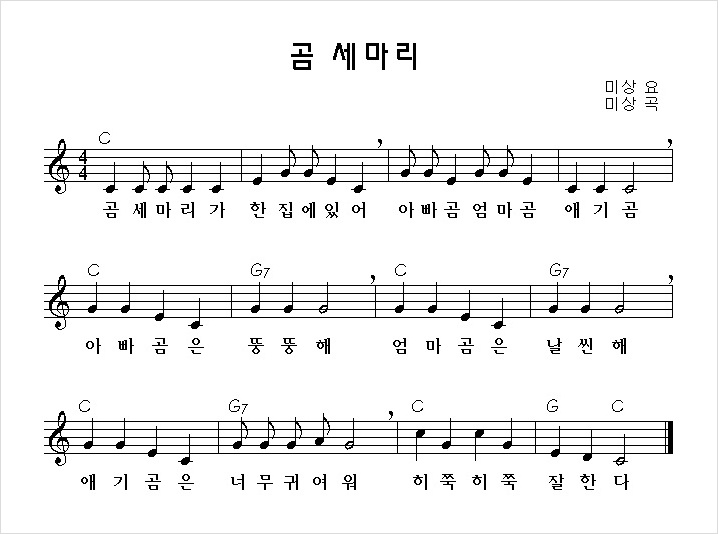
#> input picture images/bears.jpg, 718 x 534 px, found by its file name
$ python houghlines.py
#> lines starting #> are read from the running program, lines starting #| are printed output that depends on the picture; after the words box and inside, x2 and y2 are one past the last pixel; in counts of white or black regions, pixels touching at a corner belong together; long printed decimals are rounded
import cv2
import numpy as np
from matplotlib import pyplot as plt

# imageload method
def imageLoad(src):
#> called with src = './images/bears.jpg'
    image = cv2.imread(src, cv2.IMREAD_GRAYSCALE)
#> image is the input picture: shape (534, 718); min 0, max 255, mean 241.2
    return image

# 이미지 이진화
def binaryTo(src):
    # 단순 이진화
    ret, output = cv2.threshold(src, 120, 255, cv2.THRESH_BINARY)

    return output

src = "./images/bears.jpg"
src = imageLoad(src)

src2 = src.copy()
h, w = src.shape[:2]
#> h = 534; w = 718

edges = cv2.Canny(src, 100, 200)
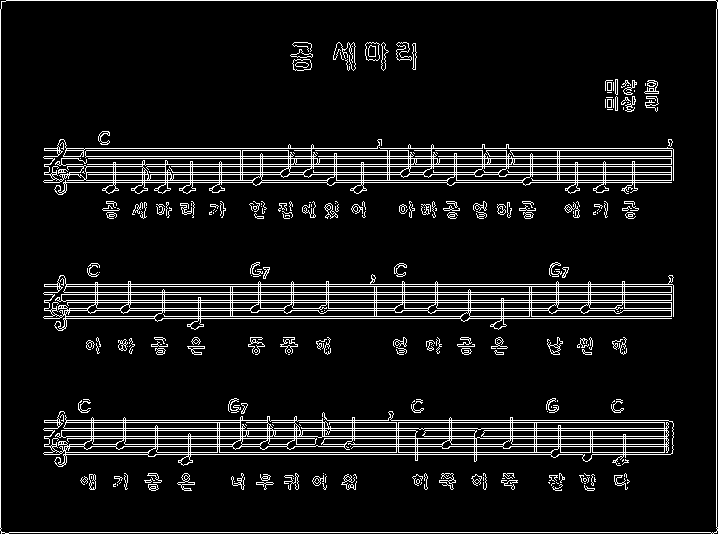
#> edges: shape (534, 718); 8.1% white in thin lines or dots
sobelx = cv2.Sobel(src, -1, 1, 0, ksize = 1)
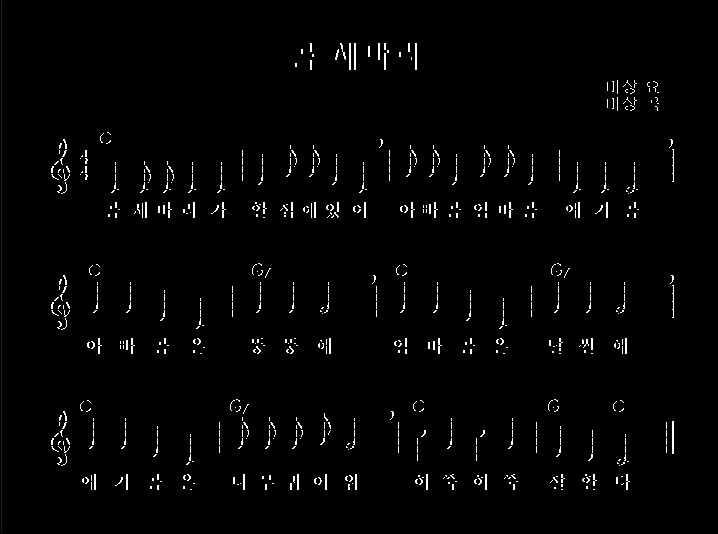
#> sobelx: shape (534, 718); min 0, max 255, mean 4.4
sobely = cv2.Sobel(src, -1, 0, 1, ksize = 1)
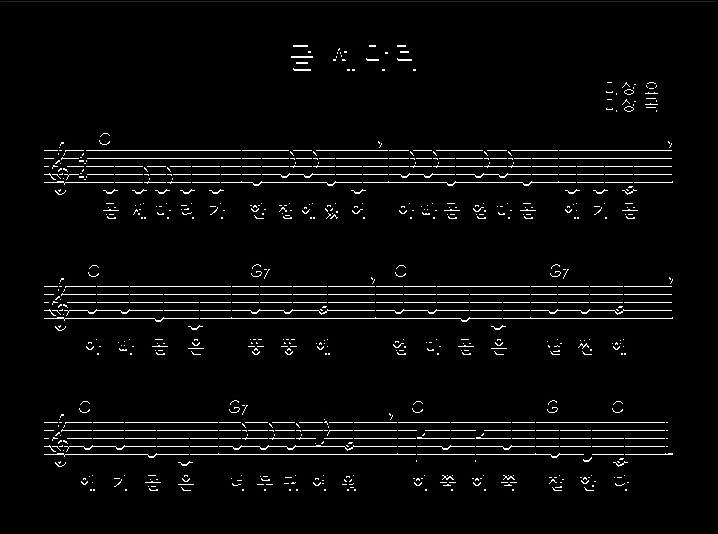
#> sobely: shape (534, 718); min 0, max 255, mean 8.7
cv2.imshow("edges", edges)
cv2.imshow("sobelx", sobelx)
cv2.imshow("sobely", sobely)

lines = cv2.HoughLines(sobely, 1, np.pi/180, 500)
#> lines = 22 rows, first 8: [1, 1.57], [318, 1.57], [286, 1.57], [294, 1.57], [454, 1.57], [158, 1.57], [302, 1.57], [182, 1.57]
fiveline = []
for line in lines:
    print(line)
    fiveline.append(line[0][0])
    r, theta = line[0]
    tx, ty = np.cos(theta), np.sin(theta)
    x0, y0 = tx*r, ty*r
    cv2.circle(src2, (abs(x0), abs(y0)), 3, 0, -1)

    x1, y1 = int(x0 + w*(-ty)), int(y0 + h * tx)
    x2, y2 = int(x0 - w*(-ty)), int(y0 - h * tx)

    cv2.line(src2, (x1, y1), (x2, y2), 0, 1)
#> this loop made 22 passes
#> (line, r, x0, y0, y1, y2) on passes 1 to 12: ([[1, 1.57]], 1, -4.37e-08, 1, 0, 1), ([[318, 1.57]], 318, -1.39e-05, 318, 317, 318), ([[286, 1.57]], 286, -1.25e-05, 286, 285, 286), ([[294, 1.57]], 294, -1.29e-05, 294, 293, 294), ([[454, 1.57]], 454, -1.98e-05, 454, 453, 454), ([[158, 1.57]], 158, -6.91e-06, 158, 157, 158), ([[302, 1.57]], 302, -1.32e-05, 302, 301, 302), ([[182, 1.57]], 182, -7.96e-06, 182, 181, 182), ([[430, 1.57]], 430, -1.88e-05, 430, 429, 430), ([[150, 1.57]], 150, -6.56e-06, 150, 149, 150), ([[422, 1.57]], 422, -1.84e-05, 422, 421, 422), ([[438, 1.57]], 438, -1.91e-05, 438, 437, 438)
#| [[1.        1.571]]
#| [[318.          1.571]]
#| [[286.          1.571]]
#| [[294.          1.571]]
#| [[454.          1.571]]
#| [[158.          1.571]]
#| [[302.          1.571]]
#| [[182.          1.571]]
#> (further printed lines are left out)
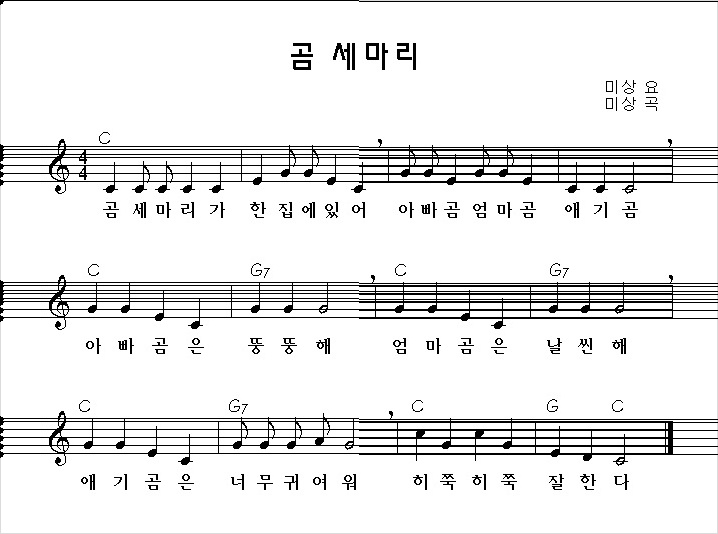
#> src2: shape (534, 718); 3.17% of pixels changed, all inside (x1, y1, x2, y2) = (0, 0, 718, 458)
#> after the loop, fiveline = [1, 318, 286, 294, 454, 158, 302, 182, 430, 150, 422, 438, 166, 174, 310, 446, 147, 283, 291, 419, 155, 299]

for i in range(len(fiveline)):
    src[int(fiveline[i])] = 255
#> this loop made 22 passes
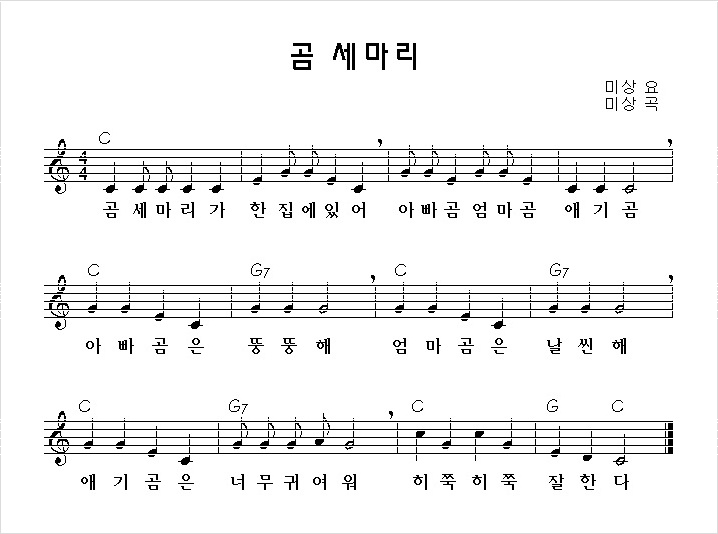
#> src: shape (534, 718); 0.78% of pixels changed, all inside (x1, y1, x2, y2) = (0, 1, 718, 455)

print(fiveline)
#| [1.0, 318.0, 286.0, 294.0, 454.0, 158.0, 302.0, 182.0, 430.0, 150.0, 422.0, 438.0, 166.0, 174.0, 310.0, 446.0, 147.0, 283.0, 291.0, 419.0, 155.0, 299.0]
merged = np.hstack((src, src2))
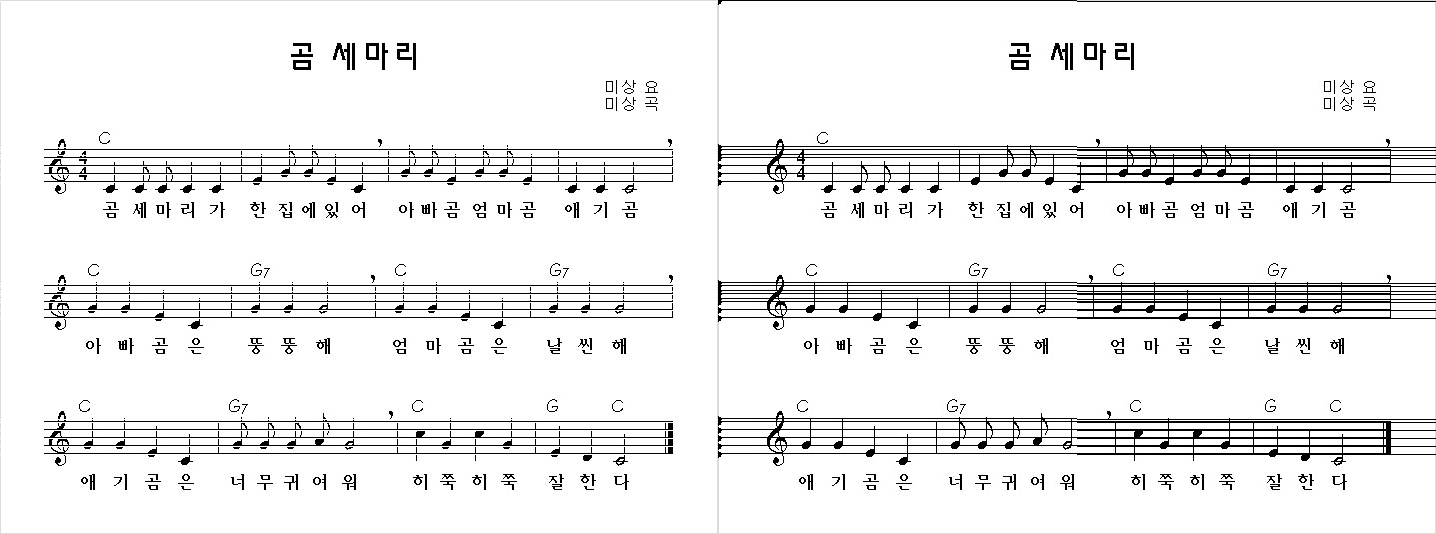
#> merged: shape (534, 1436); min 0, max 255, mean 237.9
cv2.imshow("merged", merged)
# cv2.imshow("canny", edges)
cv2.waitKey(0)
cv2.destroyAllWindows()

$ run again, with images/navi2.jpg copied over images/bears.jpg
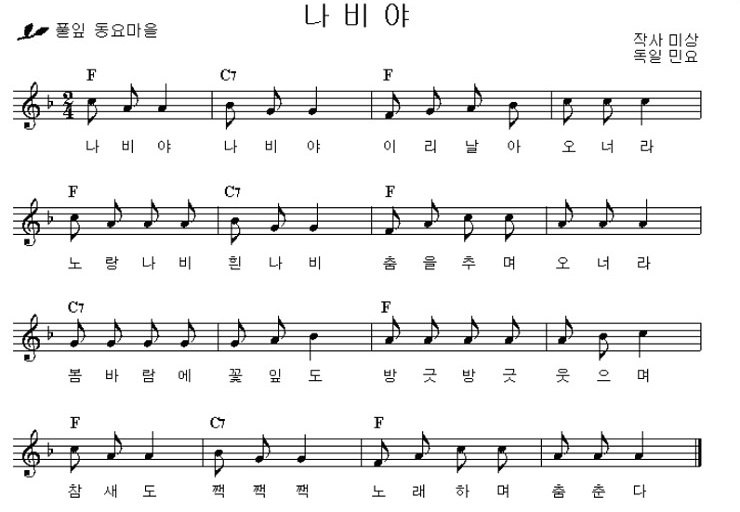
#> input picture images/navi2.jpg, 740 x 512 px, found by its file name
#> in imageLoad, image is the input picture: shape (512, 740); min 0, max 255, mean 237.7
#> edges: shape (512, 740); 9.8% white in thin lines or dots
#> lines = 24 rows, first 8: [351, 1.57], [235, 1.57], [460, 1.57], [468, 1.57], [120, 1.57], [345, 1.57], [92, 1.57], [229, 1.57]
#> the loop `for line in lines:` made 24 passes
#> (line, r, x0, y0, y1, y2) on passes 1 to 8: ([[351, 1.57]], 351, -1.53e-05, 351, 350, 351), ([[235, 1.57]], 235, -1.03e-05, 235, 234, 235), ([[460, 1.57]], 460, -2.01e-05, 460, 459, 460), ([[468, 1.57]], 468, -2.05e-05, 468, 467, 468), ([[120, 1.57]], 120, -5.25e-06, 120, 119, 120), ([[345, 1.57]], 345, -1.51e-05, 345, 344, 345), ([[92, 1.57]], 92, -4.02e-06, 92, 91, 92), ([[229, 1.57]], 229, -1e-05, 229, 228, 229)
#> (printed output is left out)
#> after the loop `for line in lines:`:
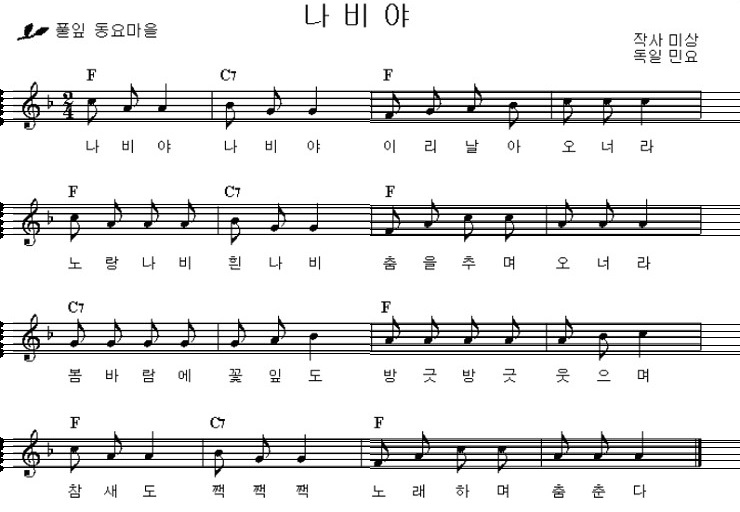
#> src2: shape (512, 740); 4.75% of pixels changed, all inside (x1, y1, x2, y2) = (0, 89, 740, 472)
#> after the loop `for line in lines:`: fiveline = [351, 235, 460, 468, 120, 345, 92, 229, 208, 331, 440, 112, 447, 106, 324, 214, 99, 222, 454, 337, 354, 122, 442, 205]
#> the loop `for i in range(len(fiveline)):` made 24 passes
#| [351.0, 235.0, 460.0, 468.0, 120.0, 345.0, 92.0, 229.0, 208.0, 331.0, 440.0, 112.0, 447.0, 106.0, 324.0, 214.0, 99.0, 222.0, 454.0, 337.0, 354.0, 122.0, 442.0, 205.0]
#> `merged = np.hstack((src, src2))`:
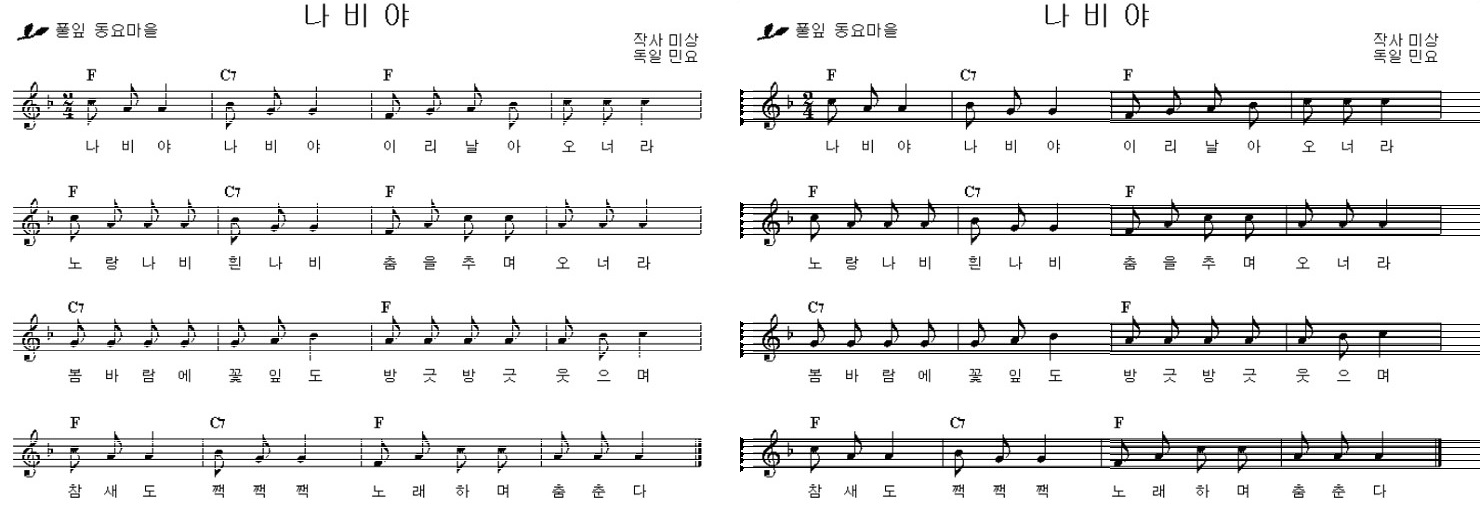
#> merged: shape (512, 1480); min 0, max 255, mean 234.5

$ run again, with images/small_star.jpg copied over images/bears.jpg
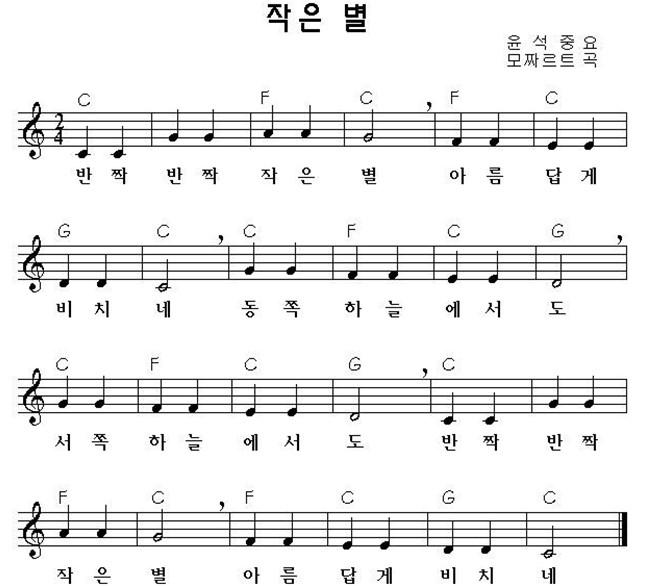
#> input picture images/small_star.jpg, 672 x 586 px, found by its file name
#> in imageLoad, image is the input picture: shape (586, 672); min 0, max 255, mean 238.2
#> edges: shape (586, 672); 8.8% white in thin lines or dots
#> lines = 20 rows, first 8: [247, 1.57], [380, 1.57], [255, 1.57], [514, 1.57], [122, 1.57], [388, 1.57], [397, 1.57], [114, 1.57]
#> the loop `for line in lines:` made 20 passes
#> (line, r, x0, y0, y1, y2) on passes 1 to 8: ([[247, 1.57]], 247, -1.08e-05, 247, 246, 247), ([[380, 1.57]], 380, -1.66e-05, 380, 379, 380), ([[255, 1.57]], 255, -1.11e-05, 255, 254, 255), ([[514, 1.57]], 514, -2.25e-05, 514, 513, 514), ([[122, 1.57]], 122, -5.33e-06, 122, 121, 122), ([[388, 1.57]], 388, -1.7e-05, 388, 387, 388), ([[397, 1.57]], 397, -1.74e-05, 397, 396, 397), ([[114, 1.57]], 114, -4.98e-06, 114, 113, 114)
#> (printed output is left out)
#> after the loop `for line in lines:`:
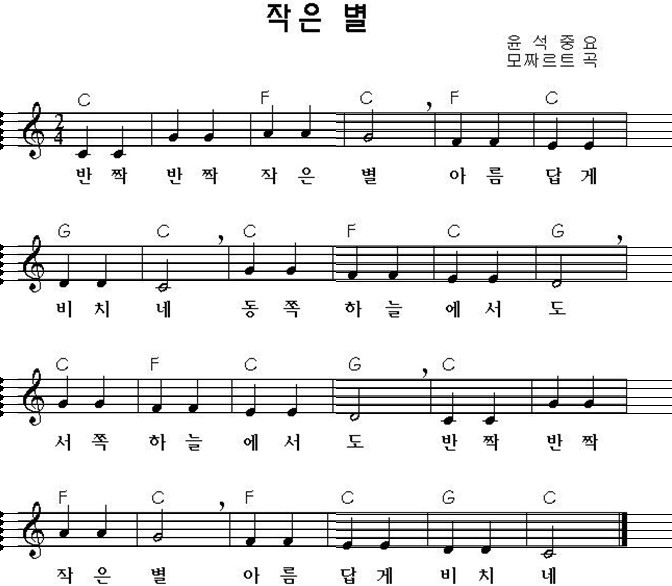
#> src2: shape (586, 672); 3.46% of pixels changed, all inside (x1, y1, x2, y2) = (0, 111, 672, 551)
#> after the loop `for line in lines:`: fiveline = [247, 380, 255, 514, 122, 388, 397, 114, 413, 146, 522, 264, 547, 272, 131, 281, 405, 530, 538, 138]
#> the loop `for i in range(len(fiveline)):` made 20 passes
#| [247.0, 380.0, 255.0, 514.0, 122.0, 388.0, 397.0, 114.0, 413.0, 146.0, 522.0, 264.0, 547.0, 272.0, 131.0, 281.0, 405.0, 530.0, 538.0, 138.0]
#> `merged = np.hstack((src, src2))`:
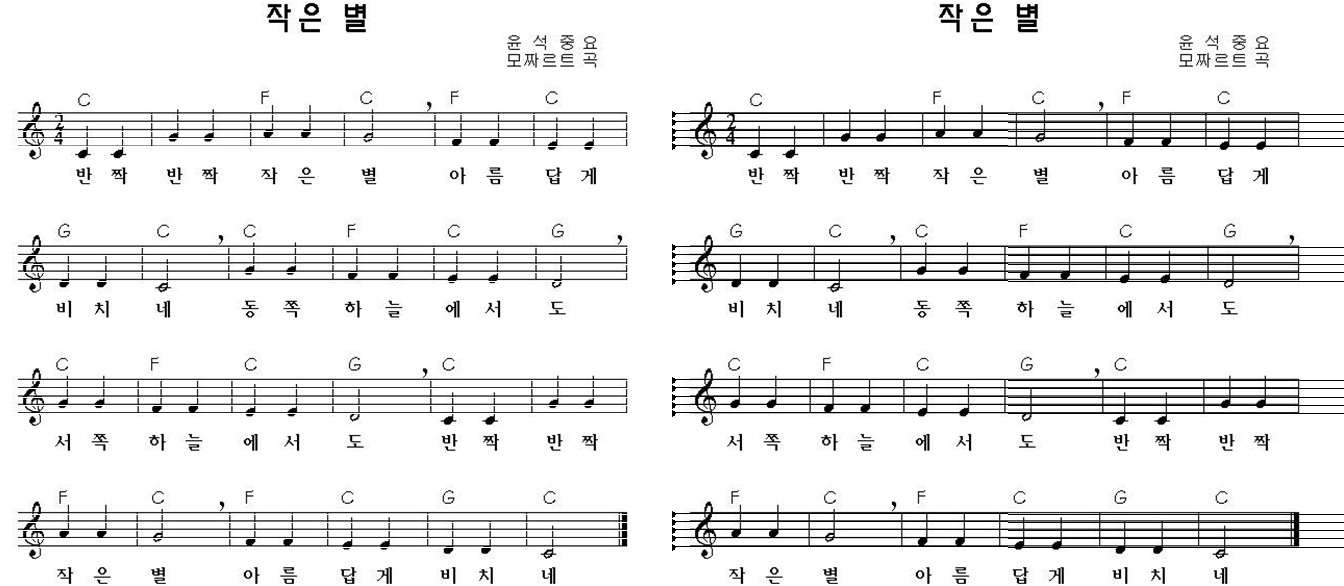
#> merged: shape (586, 1344); min 0, max 255, mean 235.9

$ run again, with images/small_star2.jpg copied over images/bears.jpg
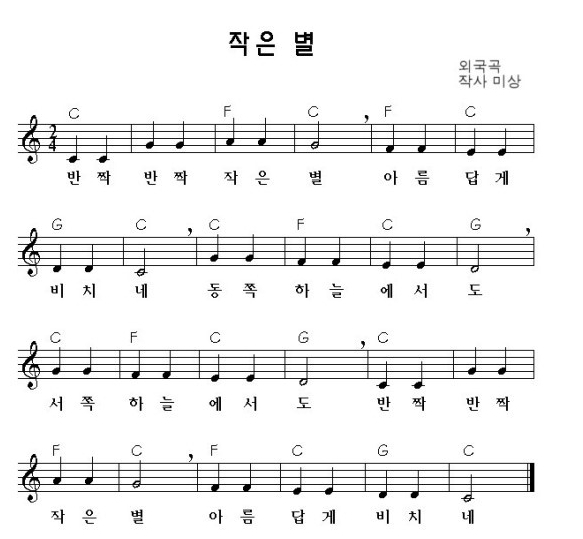
#> input picture images/small_star2.jpg, 583 x 539 px, found by its file name
#> in imageLoad, image is the input picture: shape (539, 583); min 0, max 255, mean 240.9
#> edges: shape (539, 583); 9.3% white in thin lines or dots, all inside (x1, y1, x2, y2) = (17, 31, 535, 525)
#> lines = 19 rows, first 8: [153, 1.57], [351, 1.57], [358, 1.57], [365, 1.57], [238, 1.57], [125, 1.57], [132, 1.57], [252, 1.57]
#> the loop `for line in lines:` made 19 passes
#> (line, r, x0, y0, y1, y2) on passes 1 to 8: ([[153, 1.57]], 153, -6.69e-06, 153, 152, 153), ([[351, 1.57]], 351, -1.53e-05, 351, 350, 351), ([[358, 1.57]], 358, -1.56e-05, 358, 357, 358), ([[365, 1.57]], 365, -1.6e-05, 365, 364, 365), ([[238, 1.57]], 238, -1.04e-05, 238, 237, 238), ([[125, 1.57]], 125, -5.46e-06, 125, 124, 125), ([[132, 1.57]], 132, -5.77e-06, 132, 131, 132), ([[252, 1.57]], 252, -1.1e-05, 252, 251, 252)
#> (printed output is left out)
#> after the loop `for line in lines:`:
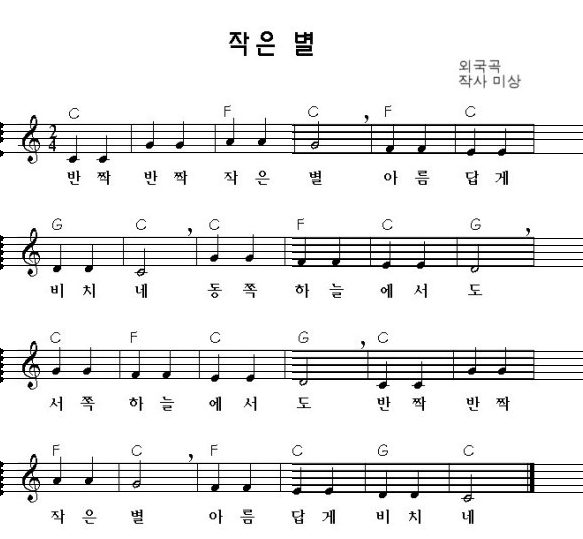
#> src2: shape (539, 583); 3.59% of pixels changed, all inside (x1, y1, x2, y2) = (0, 122, 583, 496)
#> after the loop `for line in lines:`: fiveline = [153, 351, 358, 365, 238, 125, 132, 252, 379, 464, 245, 471, 478, 372, 485, 259, 266, 492, 139]
#> the loop `for i in range(len(fiveline)):` made 19 passes
#| [153.0, 351.0, 358.0, 365.0, 238.0, 125.0, 132.0, 252.0, 379.0, 464.0, 245.0, 471.0, 478.0, 372.0, 485.0, 259.0, 266.0, 492.0, 139.0]
#> `merged = np.hstack((src, src2))`:
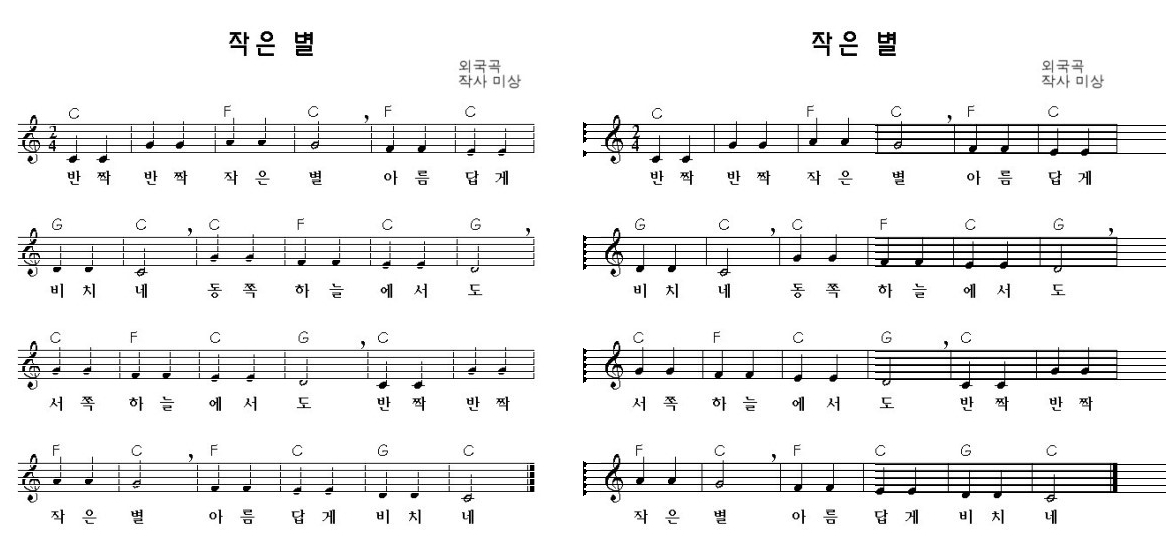
#> merged: shape (539, 1166); min 0, max 255, mean 238.4
